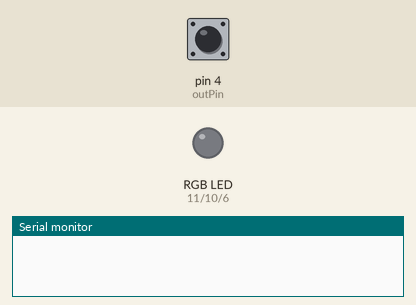
Simulated run of this sketch. Board: Arduino Uno, built with avr-gcc and run on an emulated ATmega328P. Shown: an RGB LED mixed from three pins (HIGH = lit), the last lines printed to the serial monitor. The inputs (shaded band) are chosen by the test bench; at power-on: pin 4 (outPin) LOW. Dim RGB values are drawn brighter than linear; pins used as bus, display or sensor lines are not drawn.

Above: at 1.2 s.
1.3 s: pin 4 (outPin) pulsed HIGH 2 times (0.12 s each, 0.3 s apart)
At 3.8 s:
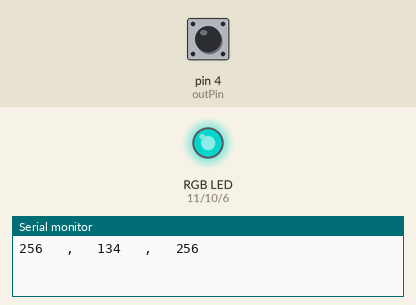
4.1 s: pin 4 (outPin) pulsed HIGH 5 times (0.12 s each, 0.3 s apart)
At 5.6 s:
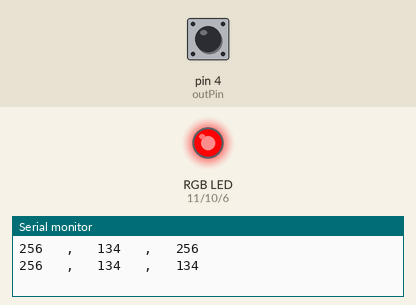
At 9.5 s:
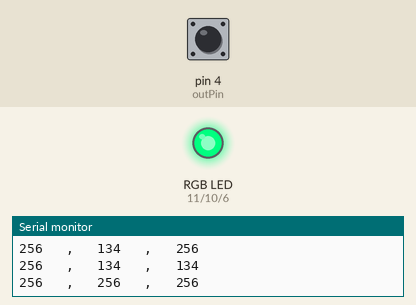
Timing chart, 0 to 11.0 s (numbered marks = the images above; inputs shaded):
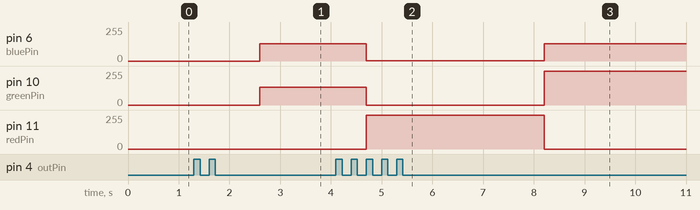

Measured:
- after the input at 1.3 s, pin 6 (bluePin): 0/255 → 128/255 after 1.3 s instead of 1.7 s; pin 10 (greenPin): 0/255 → 134/255 after 1.3 s
- after the input at 4.1 s, pin 6 (bluePin): 128/255 → 3/255 after 0.60 s, → 128/255 3.5 s later; pin 10 (greenPin): 134/255 → 0/255 after 0.60 s, → 255/255 3.5 s later; pin 11 (redPin): 0/255 → 254/255 after 0.60 s, → 0/255 3.5 s later

The sketch:

sketch_oct14a.ino
```cpp
int redPin=11;
int greenPin=10;
int bluePin=6;

int s2=7;
int s3=8;
int outPin=4;
int rColurStrength;
int bColurStrength;
int gColurStrength;
unsigned int pulseWidth;


void setup() {
  // put your setup code here, to run once:
Serial.begin(9600);

pinMode(redPin,OUTPUT);
pinMode(greenPin,OUTPUT);
pinMode(bluePin,OUTPUT);

pinMode(s2,OUTPUT);
pinMode(s3,OUTPUT);
pinMode(outPin,INPUT);
}

void loop() {
  // put your main code here, to run repeatedly:
  digitalWrite(s2,LOW);
  digitalWrite(s3,LOW);

  pulseWidth=pulseIn(outPin,LOW);

  rColurStrength=(pulseWidth/399)-1;
  rColurStrength=(255-rColurStrength);


  digitalWrite(s2,HIGH);
  digitalWrite(s3,HIGH);

  pulseWidth=pulseIn(outPin,LOW);

  gColurStrength=(pulseWidth/399)-1;
  gColurStrength=(255-gColurStrength);


  digitalWrite(s2,LOW);
  digitalWrite(s3,HIGH);

  pulseWidth=pulseIn(outPin,LOW);

  bColurStrength=(pulseWidth/399)-1;
  bColurStrength=(255-bColurStrength);

  Serial.print(rColurStrength);
  Serial.print("   ,   ");
  Serial.print(gColurStrength);
  Serial.print("   ,   ");
  Serial.println(bColurStrength);
  Serial.println("");


  if(rColurStrength>gColurStrength && rColurStrength>bColurStrength){

    if(gColurStrength>bColurStrength){
      rColurStrength=255;
      gColurStrength=gColurStrength/2.5;
      bColurStrength=0;
   }else{
    rColurStrength=255;
    bColurStrength=bColurStrength/20;
    gColurStrength=0;
      }
  }
  if(gColurStrength>rColurStrength && gColurStrength>bColurStrength){
    if(rColurStrength>bColurStrength){
      gColurStrength=255;
      rColurStrength=rColurStrength/2.5;
      bColurStrength=0;

   }else{

    gColurStrength=255;
    bColurStrength=bColurStrength/2.5;
    rColurStrength=0;
      }
  }
  if(bColurStrength>rColurStrength && bColurStrength>gColurStrength){
    if(rColurStrength>gColurStrength){
       bColurStrength=255;
       rColurStrength=rColurStrength/2.5;
       gColurStrength=0;
   }else{

    bColurStrength=255;
    gColurStrength=gColurStrength/20;
    rColurStrength=0;
    }
  }


  rColurStrength=rColurStrength*2;
  bColurStrength=bColurStrength*0.5;
  gColurStrength=gColurStrength*1;
  analogWrite(redPin,rColurStrength);
  analogWrite(greenPin,gColurStrength);
  analogWrite(bluePin,bColurStrength);


  delay(500);
}
```
